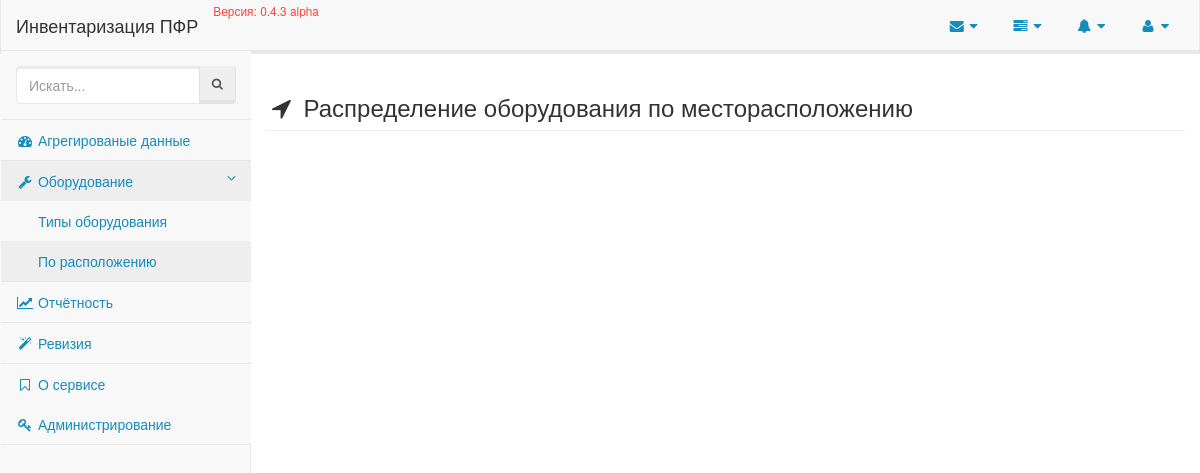
/equipments/emplacements/, run on an earlier commit of the app's database.
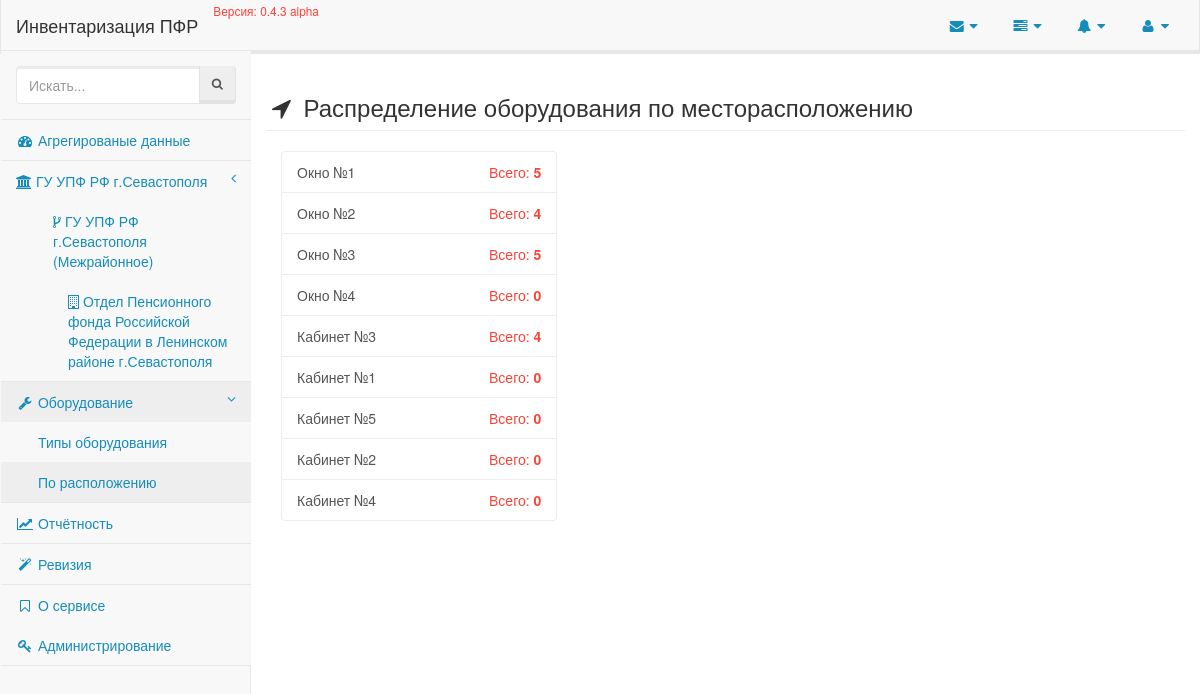
And on a later commit of the database.
### enterprise/models/organisation.py (models this page shows, shortened)
class Organisation(models.Model):
    title = models.CharField(_('Наименование'), max_length=80, unique=True, db_index=True)
    short_title = models.CharField(_('Краткое наименование'), max_length=40, unique=True, blank=True)
    parent = models.ForeignKey('self', related_name='subordinates', default=0, blank=True, null=True, verbose_name='В подчинении')
    @staticmethod
    def all():
        return Organisation.objects.all()
    class Meta:
        verbose_name = _('Организация')
        verbose_name_plural = _('Организации')
        app_label = 'enterprise'

### enterprise/models/location.py (models this page shows, shortened)
class Location(models.Model):
    emplacement = models.CharField(_('Расположение'), max_length=50, db_index=True, unique=True)
    organisation = models.ForeignKey(Organisation, verbose_name='Находится в организации')
    is_active = models.BooleanField(_('Активно?'), default=True)
    annotation = LocationAnnotations()
    objects = models.Manager()
    class Meta:
        verbose_name = _('Месторасположение')
        verbose_name_plural = _('Месторасположения')
        app_label = 'enterprise'

### equipment/views.py (the view)
class EquipmentLocationsView(TemplateView):
    template_name = 'equipment/locations.html'
    def locations(self):
        selection = Location.annotation.all()
        return {
            'selection': selection
        }
    def meta(self):
        return {
            'title': 'Распределение оборудования по месторасположению'
        }

### enterprise/models/location.py (called while the page is built)
    def get_queryset(self):
        return super(LocationAnnotations, self).get_queryset().annotate(emplacement_count=models.Count('employee__equipment'))

### enterprise/templatetags/organisations_menu.py (called while the page is built)
@register.inclusion_tag('partials/organisations_menu.html')
def organisations_menu():
    menu = Organisation.all().filter(parent=None)
    return {'menu': menu}

### events/templatetags/events.py (called while the page is built)
@register.inclusion_tag('partials/_events.html')
def events():
    logs = LogEntry.objects.select_related('content_type').all().order_by('-action_time')[:5]
    return {
        'events': logs
    }

### inventory/__init__.py (called while the page is built)
def appname(request):
    return {'appname': __appname__}

def app_version(request):
    return {'app_version': __version__}

### equipment/templates/equipment/locations.html (shortened to what this page needs)
{% extends 'layouts/application.html' %}
{% block content %}
    <div class="row">
        <h3 class="page-header">
            <i class="fa fa-location-arrow fa-fw"></i>
            {{ view.meta.title }}
        </h3>
        <div class="col-lg-4">
            <div class="list-group">
                {% for location in view.locations.selection %}
                    <a href="{% url 'equipment:emplacement' location.id %}" class="list-group-item">
                        {{ location.emplacement }}
                        <span class="pull-right text-danger">
                            Всего: <b>{{ location.emplacement_count }}</b>
                        </span>
                    </a>
                {% endfor %}
            </div>
        </div>
    </div>
{% endblock %}

### templates/layouts/application.html (shortened to what this page needs)
{% load staticfiles %}
<!DOCTYPE html>
<html lang="en">
<head>
    <link href="{% static 'css/dist/bootstrap.min.css' %}" rel="stylesheet">
    <link href="{% static 'css/dist/sb-admin-2.css' %}" rel="stylesheet">
    <link href="{% static 'css/dist/fonts/font-awesome/css/font-awesome.min.css' %}" rel="stylesheet" type="text/css">
</head>
<body>
    <div id="wrapper">
        <nav class="navbar navbar-default navbar-static-top" role="navigation" style="margin-bottom: 0">
            {% include 'partials/navigation.html' %}
            {% include 'partials/sidebar.html' %}
        </nav>
        <div id="page-wrapper">
            <div class="class">
                {% block content %}
                {% endblock %}
            </div>
        </div>
    </div>
</body>
</html>

### templates/partials/navigation.html (shortened to what this page needs)
{% load events %}
<div class="navbar-header">
    <a class="navbar-brand" href="{% url 'dashboard' %}">{{ appname }}</a>
    <small class="text-danger">Версия: {{ app_version }}</small>
</div>
<ul class="nav navbar-top-links navbar-right">
    <li class="dropdown">
        <a class="dropdown-toggle" data-toggle="dropdown" href="#">
            <i class="fa fa-envelope fa-fw"></i>  <i class="fa fa-caret-down"></i>
        </a>
    </li>
    <li class="dropdown">
        <a class="dropdown-toggle" data-toggle="dropdown" href="#">
            <i class="fa fa-tasks fa-fw"></i>  <i class="fa fa-caret-down"></i>
        </a>
    </li>
    <li class="dropdown">
        <a class="dropdown-toggle" data-toggle="dropdown" href="#">
            <i class="fa fa-bell fa-fw"></i>  <i class="fa fa-caret-down"></i>
        </a>
    </li>
    <li class="dropdown">
        <a class="dropdown-toggle" data-toggle="dropdown" href="#">
            <i class="fa fa-user fa-fw"></i>  <i class="fa fa-caret-down"></i>
        </a>
    </li>
</ul>

### templates/partials/sidebar.html
{% load organisations_menu %}
<div class="navbar-default sidebar" role="navigation">
    <div class="sidebar-nav navbar-collapse">
        <ul class="nav" id="side-menu">
            <li class="sidebar-search">
                <div class="input-group custom-search-form">
                    <input type="text" class="form-control" placeholder="Искать...">
                    <span class="input-group-btn">
                    <button class="btn btn-default" type="button">
                        <i class="fa fa-search"></i>
                    </button>
                </span>
                </div>
            </li>
            <li>
                <a href="index.html"><i class="fa fa-dashboard fa-fw"></i> Агрегированые данные</a>
            </li>
            {% organisations_menu %}
            <li>
                <a href="{% url 'equipment:index' %}"><i class="fa fa-wrench fa-fw"></i> Оборудование <span class="fa arrow"></a>
                <ul class="nav nav-second-level">
                    <li>
                        <a href="{% url 'equipment:types' %}">Типы оборудования</a>
                    </li>
                    <li>
                        <a href="{% url 'equipment:locations' %}">По расположению</a>
                    </li>
                </ul>
            </li>
            <li>
                <a href="{% url 'reports' %}"><i class="fa fa-line-chart fa-fw"></i> Отчётность</a>
            </li>
            <li>
                <a href="{% url 'equipment:revise' %}"><i class="fa fa-magic fa-fw"></i> Ревизия</a>
            </li>
            <li>
                <a href="#"><i class="fa fa-bookmark-o fa-fw"></i> О сервисе</a>
                <a href="{% url 'admin:index' %}"><i class="fa fa-key fa-fw"></i> Администрирование</a>
            </li>
        </ul>
    </div>
</div>

### templates/partials/organisations_menu.html
{% for item in menu %}
    <li>
        <a href="{% url 'enterprise:detail' item.pk %}">
            <span class="fa fa-institution"> </span>
            {{ item.title }}
            <span class="fa arrow"></span>
        </a>
            <ul class="nav nav-third-level">
                {% for subordinate in item.subordinates.all %}
                    <li>
                        <a href="{% url 'enterprise:detail' subordinate.pk %}">
                            <span class="fa fa-code-fork"> </span>
                            {{ subordinate.title }}
                        </a>
                            <ul class="nav nav-fourth-level">
                                {% for sub in subordinate.subordinates.all %}
                                    <li>
                                        <a href="{% url 'enterprise:detail' sub.pk %}">
                                            <span class="fa fa-building-o"> </span>
                                            {{ sub.title }}
                                        </a>
                                    </li>
                                {% endfor %}
                            </ul>
                    </li>
                {% endfor %}
            </ul>
    </li>
{% endfor %}

What changed in the data, as far as the page shows it:
added Organisation: title "ГУ УПФ РФ г.Севастополя"
added Organisation: title "ГУ УПФ РФ г.Севастополя (Межрайонное)", shown under "ГУ УПФ РФ г.Севастополя"
added Organisation: title "Отдел Пенсионного фонда Российской Федерации в Ленинском районе г.Севастополя", shown under "ГУ УПФ РФ г.Севастополя (Межрайонное)"
added Location: emplacement "Окно №1", emplacement_count "5"
added Location: emplacement "Окно №2", emplacement_count "4"
added Location: emplacement "Окно №3", emplacement_count "5"
added Location: emplacement "Окно №4", emplacement_count "0"
added Location: emplacement "Кабинет №3", emplacement_count "4"
added Location: emplacement "Кабинет №1", emplacement_count "0"
added Location: emplacement "Кабинет №5", emplacement_count "0"
added Location: emplacement "Кабинет №2", emplacement_count "0"
added Location: emplacement "Кабинет №4", emplacement_count "0"
